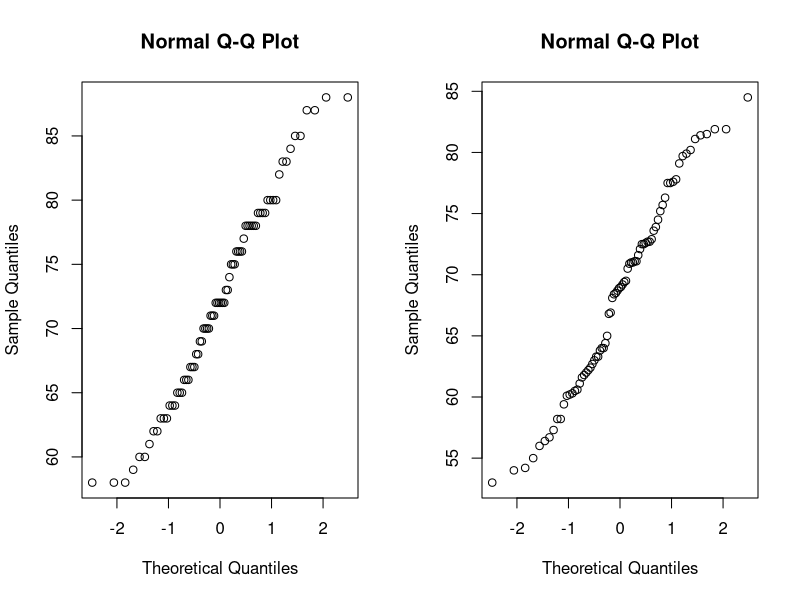
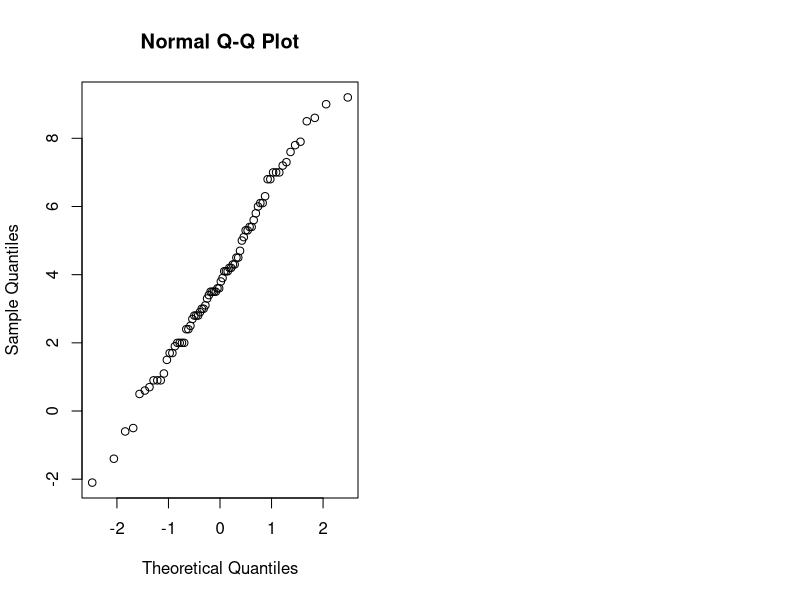
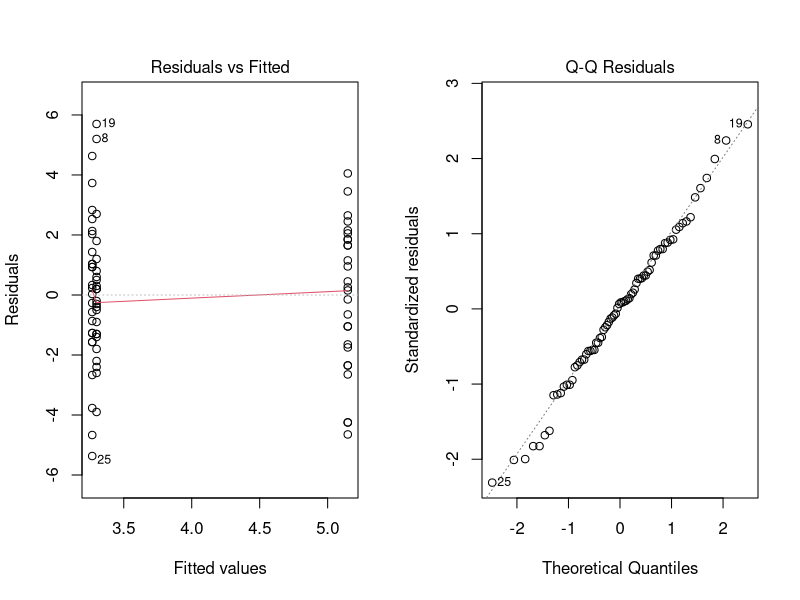
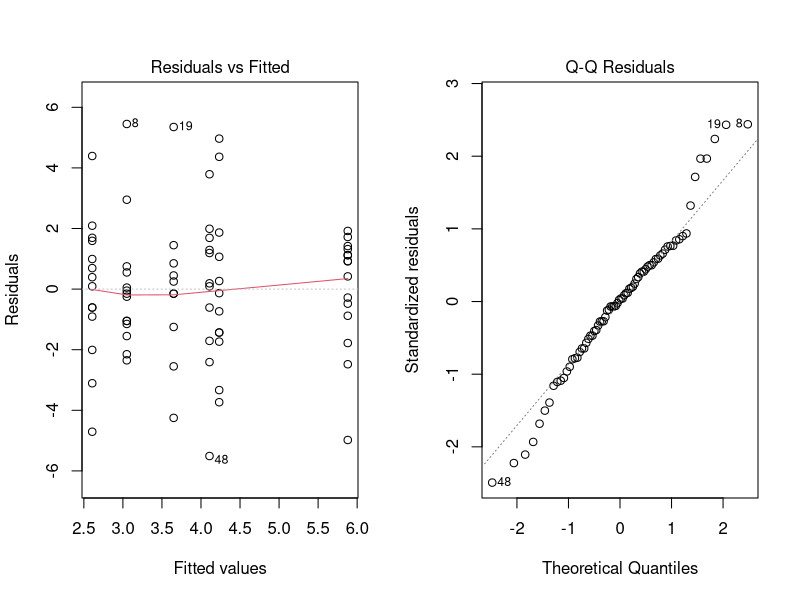
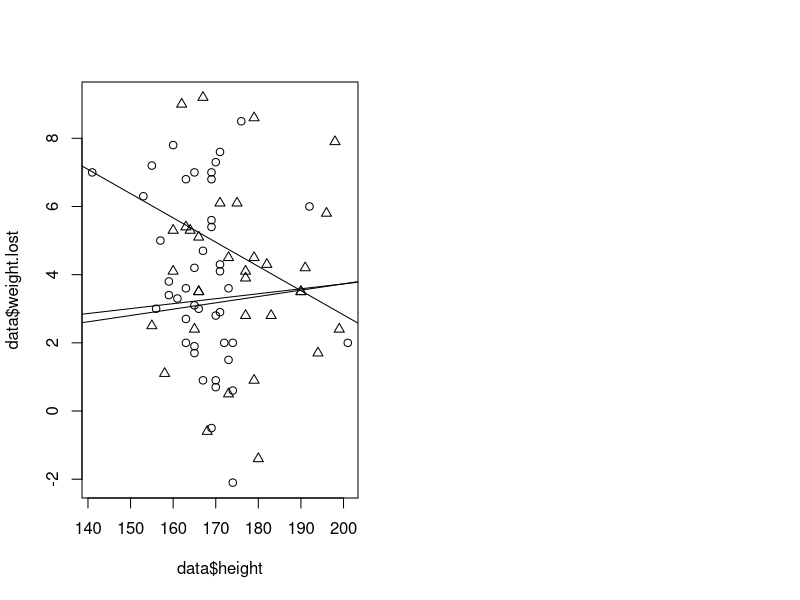
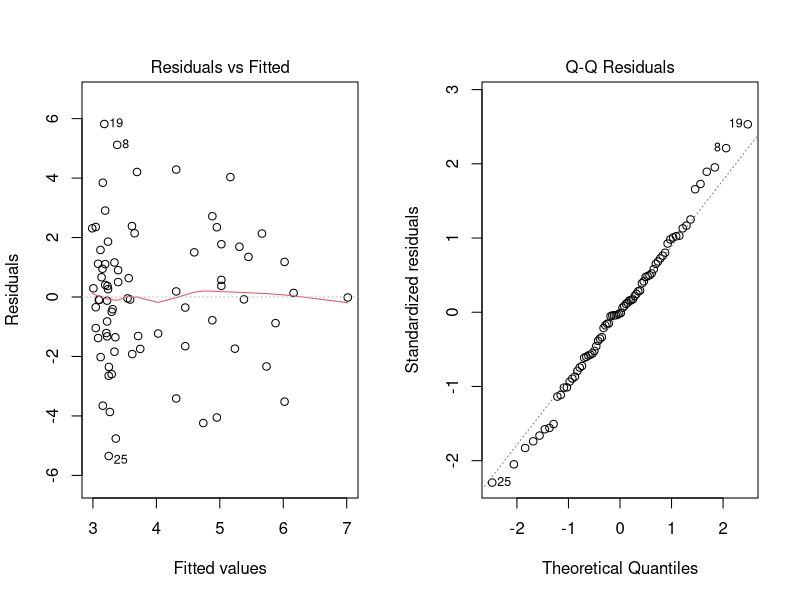
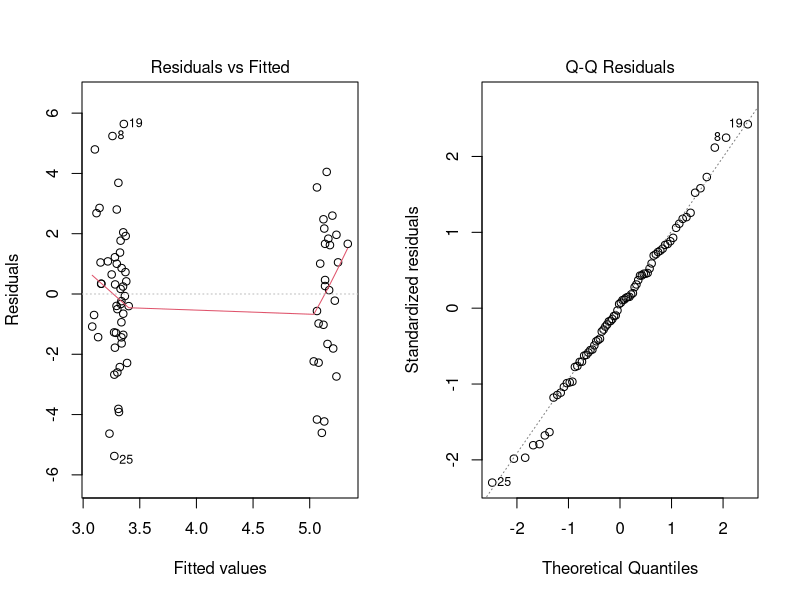

The R script that drew these images, in order:
## ---- chunk 1
library(tidyverse)
library(rstudioapi)
library(lme4)
library(car)
library(gridExtra)

knitr::opts_chunk$set(echo = TRUE)
setwd(dirname(getActiveDocumentContext()$path))
# round numbers to 3 digits
options(digits = 3)
## ---- chunk 2
# read the data
data <- read.table(file="data/diet.txt", header=TRUE)
data$diet <- as.factor(data$diet)
data$gender <- as.factor(data$gender)
# create new variable
data <- data %>% mutate(weight.lost = preweight - weight6weeks)
## ---- chunk 3
# remove missing data points
data <- data %>% filter(!is.na(gender))
## ---- chunk 4
# perform a paired t-test to see if the weight before and after are significantly different
t.test(data$preweight, data$weight6weeks, paired = TRUE)
## ---- chunk 5
# diagnostics
par(mfrow=c(1,2)); qqnorm(data$preweight); qqnorm(data$weight6weeks)
## ---- chunk 6
# diagnostics
qqnorm(data$weight.lost)
shapiro.test(data$weight.lost)
# perform one-tailed t-test
round(t.test(data$weight.lost, mu=3, alternative = "greater", conf.level = 0.95)$p.value, 3)
## ---- chunk 7
# perform one-way ANOVA
model <- lm(weight.lost ~ diet, data = data)
anova(model)
summary(model)$coefficients
paste("r-squared:", round(summary(model)$r.squared, 4))
## ---- chunk 8
# diagnostics
par(mfrow=c(1,2));
plot(model, 1); plot(model, 2)
## ---- chunk 9
# perform two-way ANOVA with interaction
model <- lm(weight.lost ~ diet * gender, data = data)
anova(model)
## ---- chunk 10
# diagnostics
par(mfrow=c(1,2));
plot(model, 1); plot(model, 2)
## ---- chunk 11
# investigate visualy
plot(data$weight.lost~data$height,pch=unclass(data$gender))
diets <- unique(as.character(data$diet))
for (i in diets) {
    abline(lm(weight.lost~height
    ,data=data[data$diet==i,]))}
## ---- chunk 12
# perform ANCOVA with interaction
model <- lm(weight.lost ~ diet*height, data = data)
anova(model)
## ---- chunk 13
# diagnostics
par(mfrow=c(1,2));
plot(model, 1); plot(model, 2)
## ---- chunk 14
# perform additive ANCOVA
model <- lm(weight.lost ~ height + diet, data = data)
anova(model)
paste("r-squared:", round(summary(model)$r.squared, 4))
## ---- chunk 15
# diagnostics
par(mfrow=c(1,2));
plot(model, 1); plot(model, 2)
## ---- chunk 16
# perform predictions
model <- lm(weight.lost ~ diet, data = data)
diets <- data.frame(diet = unique(data$diet))
predict(model, diets, type = "response")
## ---- chunk 17
# create new variable
data <- data %>% mutate(lost.4kg = as.factor(ifelse(weight.lost > 4, 1, 0)))
## ---- chunk 18
logistic <- glm(lost.4kg~diet, data = data, family = binomial)
drop1(logistic, test="Chisq")
## ---- chunk 19
logistic <- glm(lost.4kg~diet*gender, data = data, family = binomial)
summary(logistic)$coefficients
## ---- chunk 20
logistic <- glm(lost.4kg~height * diet, data = data, family = binomial)
summary(logistic)$coefficients
## ---- chunk 21
logistic <- glm(lost.4kg~ height + diet, data = data, family = binomial)
summary(logistic)$coefficients
## ---- chunk 22
success <- sum(data$weight.lost > 4)
trials <- nrow(data)
binom.test(success, trials, alternative = "greater")
